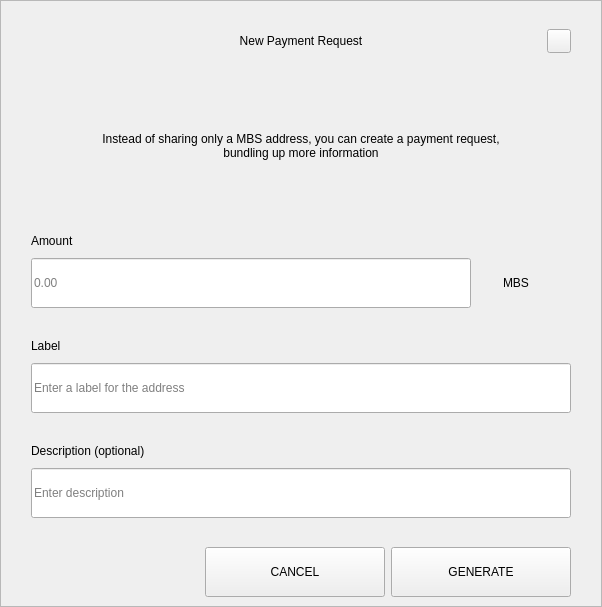
<?xml version="1.0" encoding="UTF-8"?>
<ui version="4.0">
 <class>RequestDialog</class>
 <widget class="QDialog" name="RequestDialog">
  <property name="geometry">
   <rect>
    <x>0</x>
    <y>0</y>
    <width>602</width>
    <height>607</height>
   </rect>
  </property>
  <property name="windowTitle">
   <string>Dialog</string>
  </property>
  <layout class="QVBoxLayout" name="verticalLayout_5">
   <property name="spacing">
    <number>0</number>
   </property>
   <property name="leftMargin">
    <number>0</number>
   </property>
   <property name="topMargin">
    <number>0</number>
   </property>
   <property name="rightMargin">
    <number>0</number>
   </property>
   <property name="bottomMargin">
    <number>0</number>
   </property>
   <item>
    <widget class="QFrame" name="frame">
     <property name="styleSheet">
      <string notr="true"/>
     </property>
     <property name="frameShape">
      <enum>QFrame::StyledPanel</enum>
     </property>
     <property name="frameShadow">
      <enum>QFrame::Raised</enum>
     </property>
     <layout class="QVBoxLayout" name="verticalLayout_4" stretch="1,0,0">
      <property name="spacing">
       <number>0</number>
      </property>
      <property name="leftMargin">
       <number>30</number>
      </property>
      <property name="topMargin">
       <number>20</number>
      </property>
      <property name="rightMargin">
       <number>30</number>
      </property>
      <property name="bottomMargin">
       <number>0</number>
      </property>
      <item>
       <layout class="QHBoxLayout" name="horizontalLayout_3">
        <property name="spacing">
         <number>0</number>
        </property>
        <item>
         <spacer name="horizontalSpacer_21">
          <property name="orientation">
           <enum>Qt::Horizontal</enum>
          </property>
          <property name="sizeHint" stdset="0">
           <size>
            <width>40</width>
            <height>20</height>
           </size>
          </property>
         </spacer>
        </item>
        <item>
         <widget class="QLabel" name="labelTitle">
          <property name="minimumSize">
           <size>
            <width>0</width>
            <height>40</height>
           </size>
          </property>
          <property name="maximumSize">
           <size>
            <width>16777215</width>
            <height>40</height>
           </size>
          </property>
          <property name="styleSheet">
           <string notr="true">padding-left:24px;</string>
          </property>
          <property name="text">
           <string>New Payment Request</string>
          </property>
          <property name="alignment">
           <set>Qt::AlignCenter</set>
          </property>
          <property name="margin">
           <number>7</number>
          </property>
         </widget>
        </item>
        <item>
         <spacer name="horizontalSpacer">
          <property name="orientation">
           <enum>Qt::Horizontal</enum>
          </property>
          <property name="sizeHint" stdset="0">
           <size>
            <width>40</width>
            <height>20</height>
           </size>
          </property>
         </spacer>
        </item>
        <item>
         <widget class="QPushButton" name="btnEsc">
          <property name="minimumSize">
           <size>
            <width>24</width>
            <height>24</height>
           </size>
          </property>
          <property name="maximumSize">
           <size>
            <width>24</width>
            <height>24</height>
           </size>
          </property>
          <property name="focusPolicy">
           <enum>Qt::NoFocus</enum>
          </property>
          <property name="text">
           <string/>
          </property>
         </widget>
        </item>
       </layout>
      </item>
      <item>
       <widget class="QStackedWidget" name="stack">
        <property name="minimumSize">
         <size>
          <width>540</width>
          <height>0</height>
         </size>
        </property>
        <property name="maximumSize">
         <size>
          <width>540</width>
          <height>16777215</height>
         </size>
        </property>
        <property name="currentIndex">
         <number>0</number>
        </property>
        <widget class="QWidget" name="page_1">
         <property name="minimumSize">
          <size>
           <width>540</width>
           <height>0</height>
          </size>
         </property>
         <property name="maximumSize">
          <size>
           <width>540</width>
           <height>16777215</height>
          </size>
         </property>
         <layout class="QVBoxLayout" name="layout1">
          <property name="spacing">
           <number>0</number>
          </property>
          <property name="leftMargin">
           <number>0</number>
          </property>
          <property name="topMargin">
           <number>0</number>
          </property>
          <property name="rightMargin">
           <number>0</number>
          </property>
          <property name="bottomMargin">
           <number>0</number>
          </property>
          <item>
           <spacer name="verticalSpacer_21">
            <property name="orientation">
             <enum>Qt::Vertical</enum>
            </property>
            <property name="sizeType">
             <enum>QSizePolicy::Fixed</enum>
            </property>
            <property name="sizeHint" stdset="0">
             <size>
              <width>20</width>
              <height>30</height>
             </size>
            </property>
           </spacer>
          </item>
          <item alignment="Qt::AlignHCenter">
           <widget class="QLabel" name="labelMessage">
            <property name="minimumSize">
             <size>
              <width>400</width>
              <height>50</height>
             </size>
            </property>
            <property name="text">
             <string>Instead of sharing only a MBS address, you can create a payment request, bundling up more information</string>
            </property>
            <property name="alignment">
             <set>Qt::AlignCenter</set>
            </property>
            <property name="wordWrap">
             <bool>true</bool>
            </property>
           </widget>
          </item>
          <item alignment="Qt::AlignBottom">
           <widget class="QWidget" name="containerAmount" native="true">
            <layout class="QVBoxLayout" name="verticalLayout">
             <property name="spacing">
              <number>9</number>
             </property>
             <property name="leftMargin">
              <number>0</number>
             </property>
             <property name="topMargin">
              <number>0</number>
             </property>
             <property name="rightMargin">
              <number>0</number>
             </property>
             <property name="bottomMargin">
              <number>0</number>
             </property>
             <item>
              <widget class="QLabel" name="labelSubtitleAmount">
               <property name="minimumSize">
                <size>
                 <width>350</width>
                 <height>16</height>
                </size>
               </property>
               <property name="maximumSize">
                <size>
                 <width>16777215</width>
                 <height>16</height>
                </size>
               </property>
               <property name="text">
                <string>Amount</string>
               </property>
              </widget>
             </item>
             <item alignment="Qt::AlignTop">
              <widget class="QWidget" name="layoutAmount" native="true">
               <layout class="QHBoxLayout" name="horizontalLayout" stretch="2,0">
                <property name="spacing">
                 <number>0</number>
                </property>
                <property name="leftMargin">
                 <number>0</number>
                </property>
                <property name="topMargin">
                 <number>0</number>
                </property>
                <property name="rightMargin">
                 <number>0</number>
                </property>
                <property name="bottomMargin">
                 <number>0</number>
                </property>
                <item>
                 <widget class="QLineEdit" name="lineEditAmount">
                  <property name="minimumSize">
                   <size>
                    <width>0</width>
                    <height>50</height>
                   </size>
                  </property>
                  <property name="maximumSize">
                   <size>
                    <width>16777215</width>
                    <height>50</height>
                   </size>
                  </property>
                  <property name="placeholderText">
                   <string notr="true">0.00</string>
                  </property>
                 </widget>
                </item>
                <item>
                 <widget class="QWidget" name="comboContainer" native="true">
                  <property name="minimumSize">
                   <size>
                    <width>100</width>
                    <height>50</height>
                   </size>
                  </property>
                  <property name="maximumSize">
                   <size>
                    <width>16777215</width>
                    <height>50</height>
                   </size>
                  </property>
                  <layout class="QHBoxLayout" name="horizontalLayout_31">
                   <property name="spacing">
                    <number>0</number>
                   </property>
                   <property name="leftMargin">
                    <number>0</number>
                   </property>
                   <property name="topMargin">
                    <number>0</number>
                   </property>
                   <property name="rightMargin">
                    <number>10</number>
                   </property>
                   <property name="bottomMargin">
                    <number>0</number>
                   </property>
                   <item>
                    <widget class="QLabel" name="comboBoxCoin">
                     <property name="text">
                      <string>MBS</string>
                     </property>
                     <property name="alignment">
                      <set>Qt::AlignCenter</set>
                     </property>
                    </widget>
                   </item>
                  </layout>
                 </widget>
                </item>
               </layout>
              </widget>
             </item>
            </layout>
           </widget>
          </item>
          <item>
           <spacer name="verticalSpacer_31">
            <property name="orientation">
             <enum>Qt::Vertical</enum>
            </property>
            <property name="sizeType">
             <enum>QSizePolicy::Fixed</enum>
            </property>
            <property name="sizeHint" stdset="0">
             <size>
              <width>20</width>
              <height>30</height>
             </size>
            </property>
           </spacer>
          </item>
          <item>
           <layout class="QVBoxLayout" name="verticalLayoutLabel">
            <property name="spacing">
             <number>9</number>
            </property>
            <item>
             <widget class="QLabel" name="labelSubtitleLabel">
              <property name="minimumSize">
               <size>
                <width>0</width>
                <height>16</height>
               </size>
              </property>
              <property name="maximumSize">
               <size>
                <width>16777215</width>
                <height>16</height>
               </size>
              </property>
              <property name="text">
               <string>Label</string>
              </property>
             </widget>
            </item>
            <item>
             <widget class="QLineEdit" name="lineEditLabel">
              <property name="minimumSize">
               <size>
                <width>0</width>
                <height>50</height>
               </size>
              </property>
              <property name="maximumSize">
               <size>
                <width>16777215</width>
                <height>50</height>
               </size>
              </property>
              <property name="placeholderText">
               <string>Enter a label for the address</string>
              </property>
             </widget>
            </item>
           </layout>
          </item>
          <item>
           <spacer name="verticalSpacer_34">
            <property name="orientation">
             <enum>Qt::Vertical</enum>
            </property>
            <property name="sizeType">
             <enum>QSizePolicy::Fixed</enum>
            </property>
            <property name="sizeHint" stdset="0">
             <size>
              <width>20</width>
              <height>30</height>
             </size>
            </property>
           </spacer>
          </item>
          <item>
           <layout class="QVBoxLayout" name="verticalLayoutDescription">
            <property name="spacing">
             <number>9</number>
            </property>
            <item>
             <widget class="QLabel" name="labelSubtitleDescription">
              <property name="minimumSize">
               <size>
                <width>0</width>
                <height>16</height>
               </size>
              </property>
              <property name="maximumSize">
               <size>
                <width>16777215</width>
                <height>16</height>
               </size>
              </property>
              <property name="text">
               <string>Description (optional)</string>
              </property>
             </widget>
            </item>
            <item>
             <widget class="QLineEdit" name="lineEditDescription">
              <property name="minimumSize">
               <size>
                <width>0</width>
                <height>50</height>
               </size>
              </property>
              <property name="maximumSize">
               <size>
                <width>16777215</width>
                <height>50</height>
               </size>
              </property>
              <property name="placeholderText">
               <string>Enter description</string>
              </property>
             </widget>
            </item>
            <item>
             <spacer name="verticalSpacer_4">
              <property name="orientation">
               <enum>Qt::Vertical</enum>
              </property>
              <property name="sizeType">
               <enum>QSizePolicy::Fixed</enum>
              </property>
              <property name="sizeHint" stdset="0">
               <size>
                <width>20</width>
                <height>20</height>
               </size>
              </property>
             </spacer>
            </item>
           </layout>
          </item>
         </layout>
        </widget>
        <widget class="QWidget" name="page_2">
         <layout class="QVBoxLayout" name="layout2">
          <item>
           <spacer name="verticalSpacer_5">
            <property name="orientation">
             <enum>Qt::Vertical</enum>
            </property>
            <property name="sizeType">
             <enum>QSizePolicy::Fixed</enum>
            </property>
            <property name="sizeHint" stdset="0">
             <size>
              <width>20</width>
              <height>50</height>
             </size>
            </property>
           </spacer>
          </item>
          <item alignment="Qt::AlignHCenter">
           <widget class="QLabel" name="labelQrImg">
            <property name="minimumSize">
             <size>
              <width>260</width>
              <height>260</height>
             </size>
            </property>
            <property name="maximumSize">
             <size>
              <width>260</width>
              <height>260</height>
             </size>
            </property>
            <property name="text">
             <string/>
            </property>
            <property name="alignment">
             <set>Qt::AlignCenter</set>
            </property>
           </widget>
          </item>
          <item>
           <spacer name="verticalSpacer_2">
            <property name="orientation">
             <enum>Qt::Vertical</enum>
            </property>
            <property name="sizeType">
             <enum>QSizePolicy::Fixed</enum>
            </property>
            <property name="sizeHint" stdset="0">
             <size>
              <width>20</width>
              <height>30</height>
             </size>
            </property>
           </spacer>
          </item>
          <item alignment="Qt::AlignHCenter">
           <widget class="QLabel" name="labelAddress">
            <property name="text">
             <string>D7VFR83SQbiezrW72hjcWJtcfip5krte2Z </string>
            </property>
           </widget>
          </item>
          <item>
           <spacer name="verticalSpacer_32">
            <property name="orientation">
             <enum>Qt::Vertical</enum>
            </property>
            <property name="sizeType">
             <enum>QSizePolicy::Expanding</enum>
            </property>
            <property name="sizeHint" stdset="0">
             <size>
              <width>20</width>
              <height>20</height>
             </size>
            </property>
           </spacer>
          </item>
          <item>
           <layout class="QHBoxLayout" name="horizontal">
            <property name="leftMargin">
             <number>20</number>
            </property>
            <property name="rightMargin">
             <number>20</number>
            </property>
            <property name="bottomMargin">
             <number>20</number>
            </property>
            <item>
             <spacer name="horizontalSpacer_4">
              <property name="orientation">
               <enum>Qt::Horizontal</enum>
              </property>
              <property name="sizeHint" stdset="0">
               <size>
                <width>40</width>
                <height>20</height>
               </size>
              </property>
             </spacer>
            </item>
            <item>
             <widget class="QPushButton" name="btnCopyAddress">
              <property name="minimumSize">
               <size>
                <width>180</width>
                <height>50</height>
               </size>
              </property>
              <property name="text">
               <string>COPY ADDRESS</string>
              </property>
             </widget>
            </item>
            <item>
             <widget class="QPushButton" name="btnCopyUrl">
              <property name="minimumSize">
               <size>
                <width>180</width>
                <height>50</height>
               </size>
              </property>
              <property name="text">
               <string>COPY URL</string>
              </property>
             </widget>
            </item>
            <item>
             <spacer name="horizontalSpacer_2">
              <property name="orientation">
               <enum>Qt::Horizontal</enum>
              </property>
              <property name="sizeHint" stdset="0">
               <size>
                <width>40</width>
                <height>20</height>
               </size>
              </property>
             </spacer>
            </item>
           </layout>
          </item>
         </layout>
        </widget>
       </widget>
      </item>
      <item>
       <widget class="QWidget" name="buttonsStack" native="true">
        <layout class="QHBoxLayout" name="horizontalLayout_5">
         <property name="leftMargin">
          <number>20</number>
         </property>
         <property name="rightMargin">
          <number>0</number>
         </property>
         <item>
          <spacer name="horizontalSpacer_41">
           <property name="orientation">
            <enum>Qt::Horizontal</enum>
           </property>
           <property name="sizeHint" stdset="0">
            <size>
             <width>40</width>
             <height>20</height>
            </size>
           </property>
          </spacer>
         </item>
         <item>
          <widget class="QPushButton" name="btnCancel">
           <property name="minimumSize">
            <size>
             <width>180</width>
             <height>50</height>
            </size>
           </property>
           <property name="focusPolicy">
            <enum>Qt::NoFocus</enum>
           </property>
           <property name="text">
            <string>CANCEL</string>
           </property>
          </widget>
         </item>
         <item>
          <widget class="QPushButton" name="btnSave">
           <property name="minimumSize">
            <size>
             <width>180</width>
             <height>50</height>
            </size>
           </property>
           <property name="focusPolicy">
            <enum>Qt::NoFocus</enum>
           </property>
           <property name="text">
            <string>GENERATE</string>
           </property>
          </widget>
         </item>
        </layout>
       </widget>
      </item>
     </layout>
    </widget>
   </item>
  </layout>
 </widget>
 <resources/>
 <connections/>
</ui>
